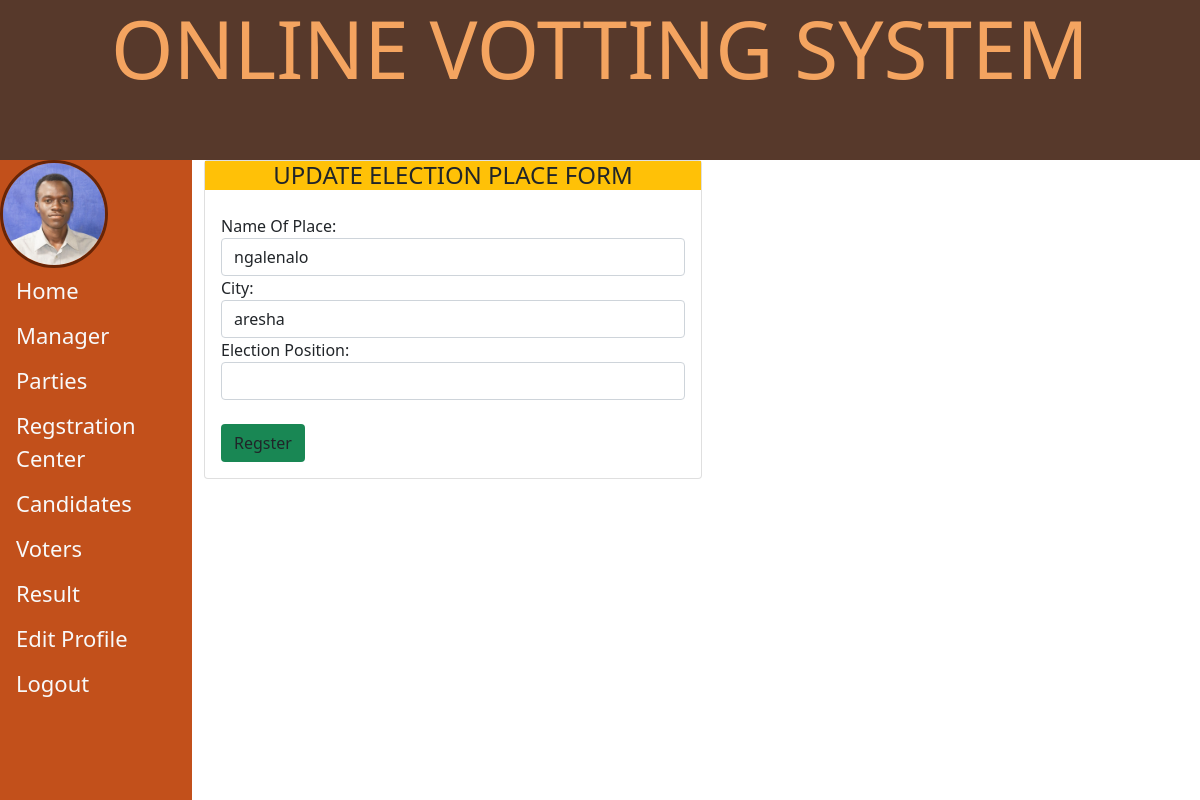
Screenshot of /edit_reg_center.php?pid=1 (signed in) with the database file from the repository.
### tables this page shows
CREATE TABLE IF NOT EXISTS `instution` (
  `id` int(11) NOT NULL AUTO_INCREMENT,
  `iname` varchar(50) NOT NULL,
  `dob` date NOT NULL,
  `place` varchar(50) NOT NULL,
  `email` varchar(50) NOT NULL,
  `passwordz` varchar(255) NOT NULL,
  `nida` int(20) NOT NULL,
  `code` varchar(250) NOT NULL,
  `statuz` varchar(30) NOT NULL,
  `otp` int(250) NOT NULL,
  `typez` varchar(50) NOT NULL DEFAULT 'instution',
  `image` blob NOT NULL,
  `adate` timestamp NOT NULL DEFAULT current_timestamp(),
  `udate` timestamp NOT NULL DEFAULT current_timestamp(),
  PRIMARY KEY (`id`),
  UNIQUE KEY `email` (`email`)
);

CREATE TABLE IF NOT EXISTS `eplace` (
  `id` int(11) NOT NULL AUTO_INCREMENT,
  `nameplace` varchar(50) NOT NULL,
  `city` varchar(50) NOT NULL,
  `position1` varchar(50) NOT NULL,
  `adate` timestamp NOT NULL DEFAULT current_timestamp() ON UPDATE current_timestamp(),
  `udate` timestamp NOT NULL DEFAULT current_timestamp(),
  PRIMARY KEY (`id`),
  UNIQUE KEY `nameplace` (`nameplace`),
  UNIQUE KEY `nameplace_2` (`nameplace`)
);

### edit_reg_center.php (the view, shortened to what this page needs)
<?php
    $pid = $_GET['pid'];
    require_once("connection.php");
    $select = "SELECT * FROM eplace WHERE id='$pid'";
    $query = mysqli_query($conn,$select);
    $array=mysqli_fetch_array($query);
    $pname = $array['nameplace'];
    $city = $array['city'];
?>
<!DOCTYPE html>
<html lang="en">
<head>
    <link rel="stylesheet" href="./bootstrap/css/bootstrap.min.css">
    <link rel="stylesheet" href="./bootstrap/css/addition.css">
</head>
<body>
    <div class="jumbotron">
        <h1 class="text-center display-1 myhed">ONLINE VOTTING SYSTEM</h1>
    </div>
    <div class="main">
   <div class="row">
    <div class="col-md-2  linkz">
        <?php require_once("hed.php");?>
    </div>
    <div class="col-md-10 ">
        <div class="card-deck-wrapper">
            <div class="card-deck">
                <div class="card col-md-6">
                    <form action="edit_reg_center.php" method="POST" name="reg" enctype="multipart/form-data">
                    <div class="card-title bg-warning">
                    <H4 class="text-center">UPDATE ELECTION PLACE FORM<H4>
                    </div>
                    <div class="card-body">
                    <div class="row">
                        <div class="col-md-12">
                        <div class="form-group">
                        <div>Name Of Place: </div>
                    <div><input type="text" name="pname" id="pname" value="<?php echo $pname; ?>" class="form-control"><span id="isms" class="error"></span></div>
                    <div>City: </div>
                    <div><input type="text" name="city" id="city"  value="<?php echo $city; ?>" class="form-control" ><span id="dsms" class="error"></span></div>
                    <div>Election Position: </div>
                    <div><select name="pos1" class="form-control">
                    <option><?php echo $sel1; ?></option>
                    <option><?php echo $sel2; ?></option>
                    </select></div>
                    <div><br></div>
                        <input type="submit" name="regster" class="btn bg-success" value="Regster" onclick="return checkMy()">
                    </div>
                    </div>
                    </div>
                    </form>
                </div>
            </div>
        </div>
        </div>
    </div>
</div>
</body>
</html>

### hed.php (shortened to what this page needs)
<!DOCTYPE html>
<html lang="en">
<head>
    <link rel="stylesheet" href="./bootstrap/css/bootstrap.min.css">
    <link rel="stylesheet" href="./bootstrap/css/addition.css">
</head>
<body>
    <div class="hedd">
    <div>
    <?php
    $chukua=$_SESSION['manager'];
    $select = "SELECT image FROM instution WHERE email='$chukua'";
    $quer = mysqli_query($conn,$select);
    $array=mysqli_fetch_array($quer);
        $img = $array['image'];
        echo "<img src='imagez/".$img."'width='100vh' height='100vh''>";
    ?>
    </div>
    <div><a href="admin_home.php" class="text-light">Home</a> </div>
    <div><a href="reg_instution.php"class="text-light">Manager</a></div>
    <div><a href="parties.php"class="text-light">Parties</a></div>
    <div><a href="reg_center.php"class="text-light">Regstration Center</a></div>
    <div><a href="candidates.php"class="text-light">Candidates</a></div>
    <div><a href="voter.php"class="text-light">Voters</a></div>
    <div><a href="mresurt.php"class="text-light">Result</a></div>
    <div><a href="edit_pelson.php"class="text-light">Edit Profile</a></div>
    <div><a href="logout.php"class="text-light">Logout</a></div>
    </div>
</body>
</html>

### rows the page displays
instution: image (picture)
eplace: pname "ngalenalo", city "aresha"
